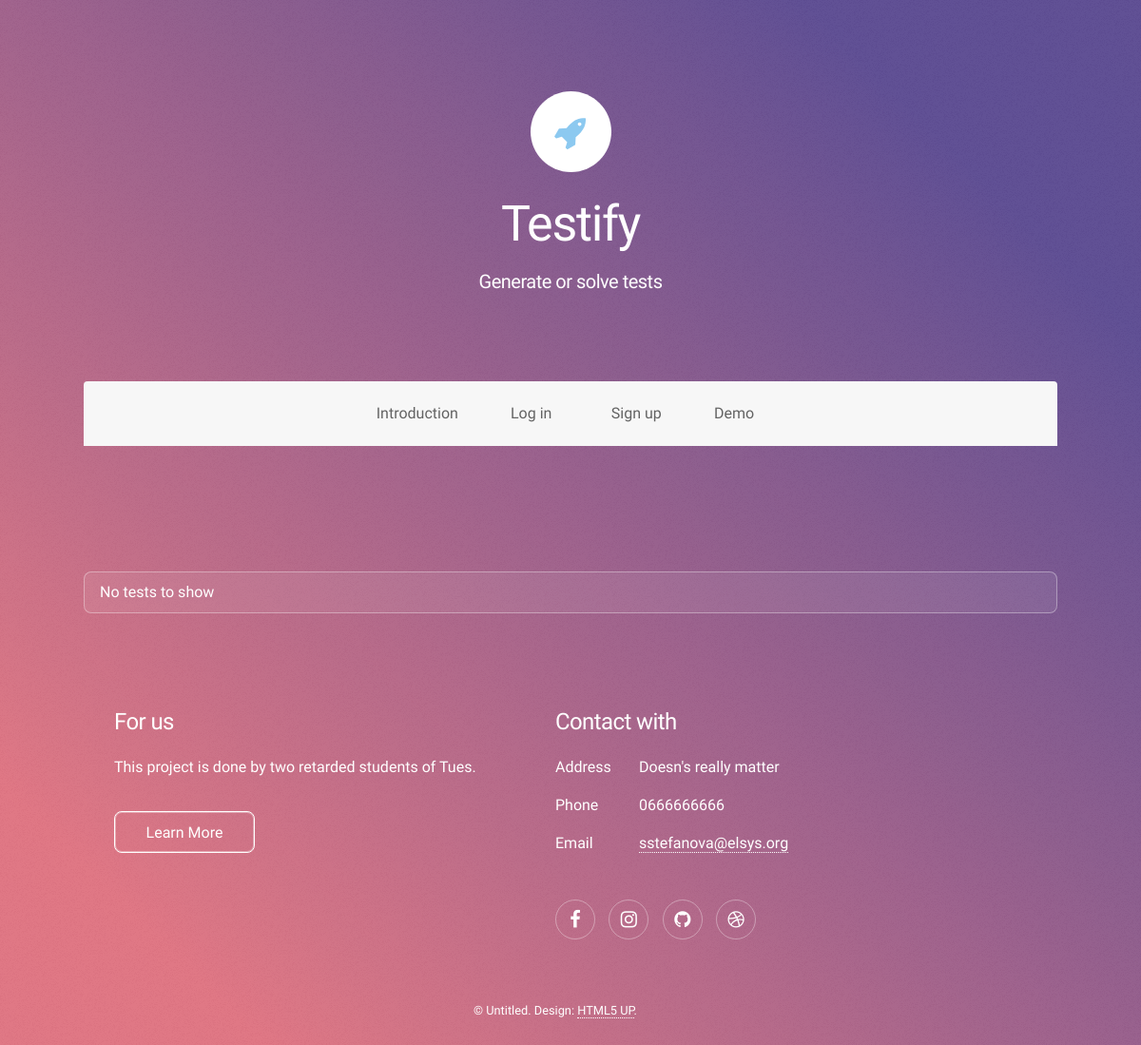
Page /testChooseMath/ on the earlier database version.
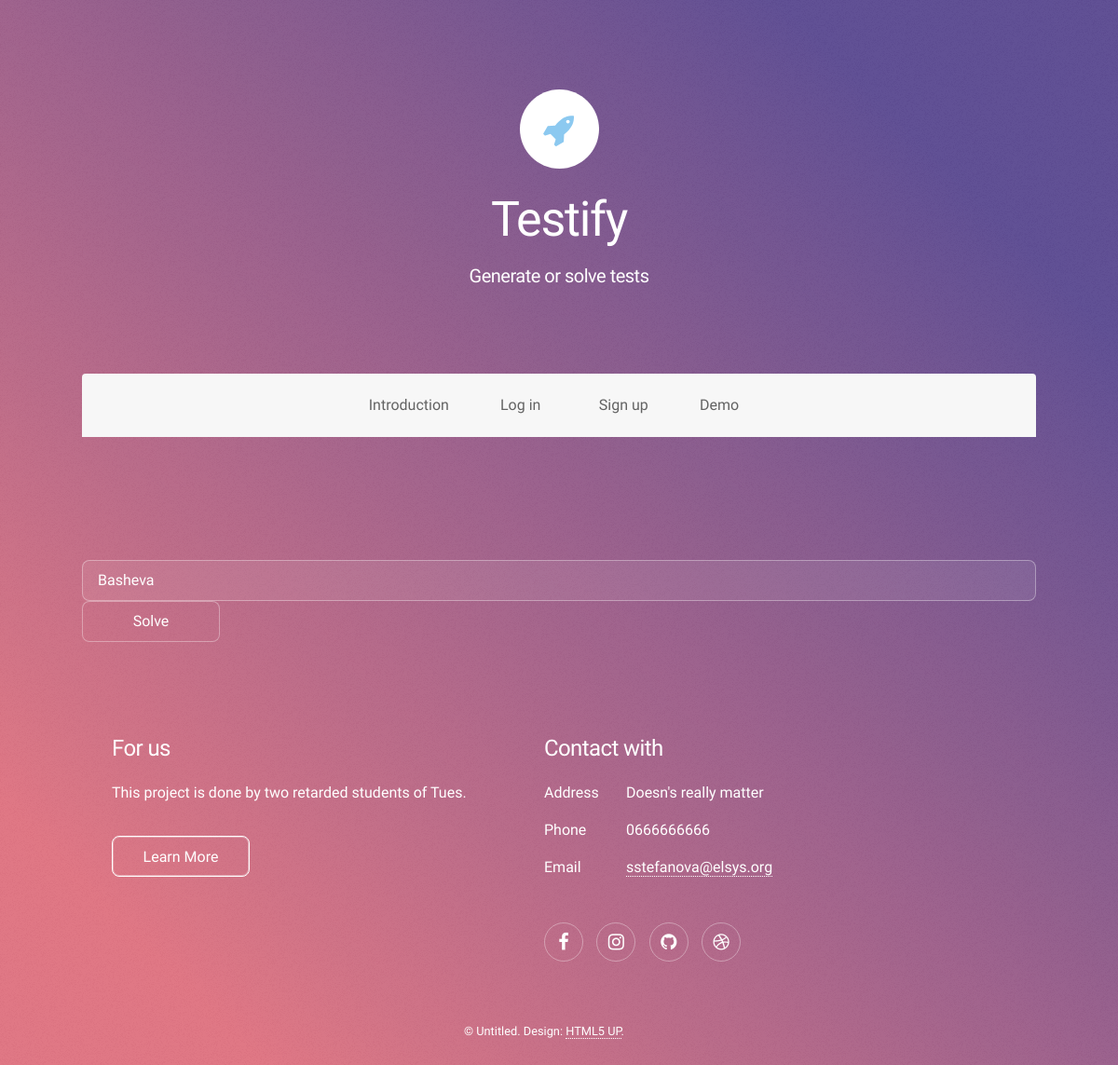
Same page on the later database version.
### tests/models.py (models this page shows, shortened)
class Test(models.Model):
	name = models.CharField(max_length=100)
	subject = models.CharField(max_length=100)
	q_num = models.CharField(max_length=100)
	a_num = models.CharField(max_length=100)
	class Meta:
		ordering = ['pk']

### tests/views.py (the view)
# urls.py: url(r'^testChooseMath/$', views.testChooseMath, name='testChooseMath'),
def testChooseMath(request):
	names = [test.name for test in Test.objects.all().filter(subject="Math")]
	return render(request, 'tests/testChoose.html', {'names' : names})

### tests/templates/tests/testChoose.html (shortened to what this page needs)
{% extends "tests/header.html" %}
{% block content %}
<nav id="nav">
  <ul>
    {% if not user.is_authenticated %}
    <li><a href="/">Introduction</a></li>
    <li><a href="/login">Log in</a><li>
    <li><a href="/signup">Sign up</a></li>
    <li><a href="/create">Demo</a><li>
    {% else %}
    <li><a href="/">Introduction</a></li>
    <li><a href="/logout">Log out</a></li>
    <li><a href="/create">Creating tests</a></li>
    <li><a href="/solve">Solving tests</a></li>
    {% endif %}
  </ul>
</nav>
<form action='/getTest/' method="post" style="margin-top: 200px;">
    <select name='tests' id='tests' value='tests' >
        {% if names %}
            {% for i in names %}
            <option type='text' name="test"  id="test" value='{{ i }}' style="color: black" />{{ i }}
            {% endfor %}
        {% else %}
            <option type='text' name='alert' id='alert'  style="color: black" >No tests to show
        {% endif  %}
    </select>
    {% if names %}
        <p><input type="submit" value="Solve" id="Solve"></p>
    {% endif %}
</form>
{% endblock %}

Differences in the rows shown:
added Test: tests "Basheva"
Other differences:
form field value: (not shown) → "Solve"
form field tests: "No tests to show" → (not shown)
